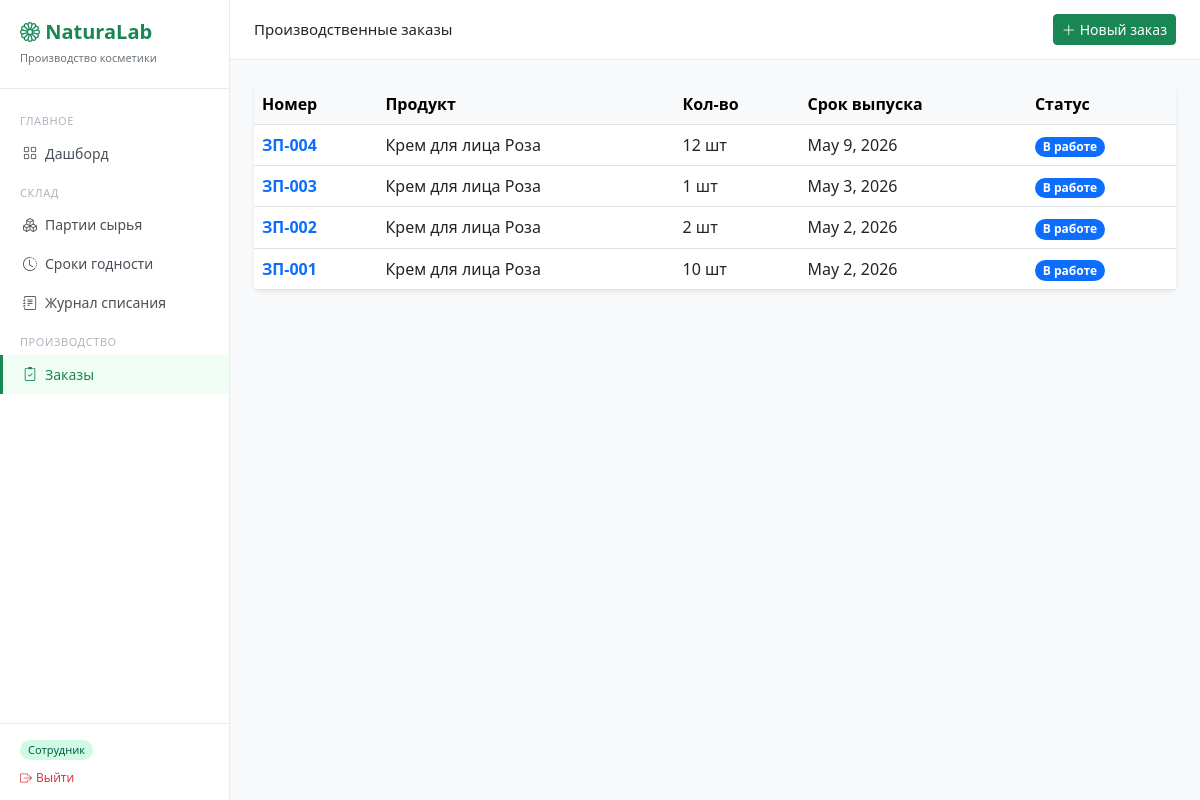
/orders/, run on an earlier commit of the app's database.
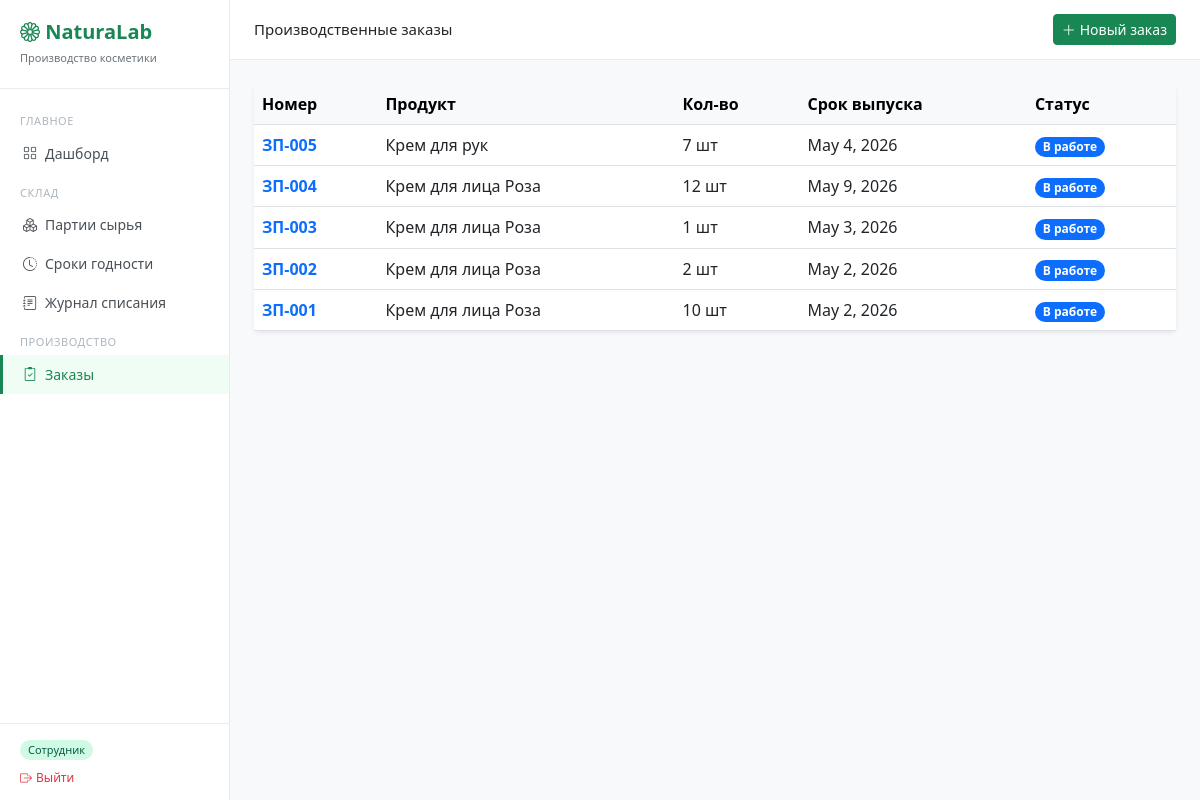
And on a later commit of the database.
### orders/models.py (models this page shows, shortened)
class ProductionOrder(models.Model):
    STATUS_CHOICES = [
        ('draft',       'Черновик'),
        ('pending',     'Ожидание сырья'),
        ('in_progress', 'В работе'),
        ('done',        'Завершён'),
        ('cancelled',   'Отменён'),
    ]
    number     = models.CharField(max_length=20, unique=True, verbose_name='Номер', blank=True)
    product    = models.ForeignKey(Product, on_delete=models.PROTECT, verbose_name='Продукт')
    quantity   = models.PositiveIntegerField(verbose_name='Количество, шт')
    status     = models.CharField(max_length=20, choices=STATUS_CHOICES,
                                  default='draft', verbose_name='Статус')
    due_date   = models.DateField(verbose_name='Срок выпуска')
    created_at = models.DateTimeField(auto_now_add=True)
    created_by = models.ForeignKey('auth.User', on_delete=models.SET_NULL,
                                   null=True, blank=True, verbose_name='Создал')
    notes      = models.TextField(blank=True, verbose_name='Примечания')
    class Meta:
        verbose_name = 'Производственный заказ'
        verbose_name_plural = 'Производственные заказы'
        ordering = ['-created_at']

### products/models.py (models this page shows)
class Product(models.Model):
    name        = models.CharField(max_length=200, verbose_name='Название продукта')
    description = models.TextField(blank=True, verbose_name='Описание')
    class Meta:
        verbose_name = 'Продукт'
        verbose_name_plural = 'Продукты'
    def __str__(self):
        return self.name

### orders/views.py (the view)
# urls.py: path('',              views.order_list,   name='order-list'),
def order_list(request):
    orders = ProductionOrder.objects.all()
    return render(request, 'orders/order_list.html', {'orders': orders})

### templates/orders/order_list.html (shortened to what this page needs)
{% extends 'base.html' %}
{% block page_title %}Производственные заказы{% endblock %}
{% block topbar_actions %}
  <a href="{% url 'order-create' %}" class="btn btn-success btn-sm">
    <i class="bi bi-plus-lg me-1"></i>Новый заказ
  </a>
{% endblock %}
{% block content %}
<div class="card border-0 shadow-sm">
  <div class="card-body p-0">
    <table class="table table-hover mb-0">
      <thead class="table-light">
        <tr><th>Номер</th><th>Продукт</th><th>Кол-во</th><th>Срок выпуска</th><th>Статус</th></tr>
      </thead>
      <tbody>
        {% for order in orders %}
        <tr>
          <td class="fw-bold">
            <a href="{% url 'order-detail' order.pk %}" class="text-decoration-none">
              {{ order.number }}
            </a>
          </td>
          <td>{{ order.product }}</td>
          <td>{{ order.quantity }} шт</td>
          <td>{{ order.due_date }}</td>
          <td>
            <span class="badge rounded-pill
              {% if order.status == 'in_progress' %}bg-primary
              {% elif order.status == 'pending' %}bg-warning text-dark
              {% elif order.status == 'done' %}bg-success
              {% elif order.status == 'cancelled' %}bg-danger
              {% else %}bg-secondary{% endif %}">
              {{ order.get_status_display }}
            </span>
          </td>
        </tr>
        {% empty %}
        <tr><td colspan="5" class="text-center text-muted py-4">Заказов пока нет</td></tr>
        {% endfor %}
      </tbody>
    </table>
  </div>
</div>
{% endblock %}

What changed in the data, as far as the page shows it:
added ProductionOrder: number "ЗП-005", product "Крем для рук", quantity "7", due_date "May 4, 2026", status "В работе"
